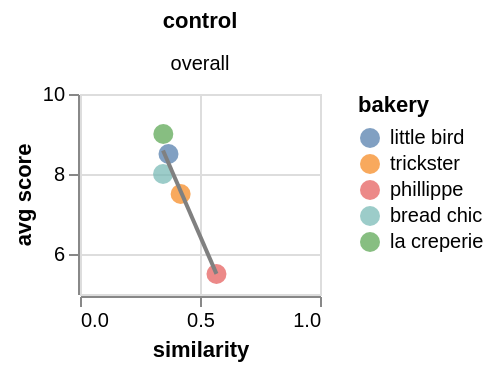

Notebook cell for this chart:
### Code cell
person = "avg"
which = ['trickster', 'la creperie', 'bread chic', 'little bird', "phillippe"]
controls = ["overall"]

df = melted.loc[melted.bakery.isin(which) & melted['control'].isin(controls)].copy()

base = (
    alt.Chart(df)
    .mark_point(filled=True, size=100)
    .encode(
        x=alt.X('similarity').scale(domain=[0, 1]),
        y=alt.Y(person, title=f"{person} score").scale(domain=[5, 10]),
        color=alt.Color('bakery', sort=plot_order)
    )
)

regression = (
    alt.Chart(df)
    .transform_regression(
        "similarity", person, as_=["similarity", person]
    )
    .mark_line(color='grey')
    .encode(
        x='similarity',
        y=person
    )
)

(base + regression).properties(width=120, height=100).facet("control").interactive(bind_y=False)

### Figure 1 — Vega-Lite specification as saved in the notebook (floating-point values rounded to 4 significant figures)
{"config": {"view": {"continuousWidth": 300, "continuousHeight": 300}}, "data": {"name": "data-02dca72b3f2bd12a802e113f9021f001"}, "facet": {"field": "control", "type": "nominal"}, "spec": {"layer": [{"mark": {"type": "point", "filled": true, "size": 100}, "encoding": {"color": {"field": "bakery", "sort": ["bread", "lamar - regular", "lamar - cake", "king soopers", "little bird", "trickster", "phillippe", "bread chic", "la creperie"], "type": "nominal"}, "x": {"field": "similarity", "scale": {"domain": [0, 1]}, "type": "quantitative"}, "y": {"field": "avg", "scale": {"domain": [5, 10]}, "title": "avg score", "type": "quantitative"}}, "name": "view_161e2ffe34bc3a31_0"}, {"mark": {"type": "line", "color": "grey"}, "encoding": {"x": {"field": "similarity", "type": "quantitative"}, "y": {"field": "avg", "type": "quantitative"}}, "transform": [{"on": "similarity", "regression": "avg", "as": ["similarity", "avg"]}]}], "height": 100, "width": 120}, "params": [{"name": "param_db82be42624d4632", "select": {"type": "interval", "encodings": ["x"]}, "bind": "scales", "views": ["view_161e2ffe34bc3a31_0"]}], "$schema": "https://vega.github.io/schema/vega-lite/v6.4.1.json", "datasets": {"data-02dca72b3f2bd12a802e113f9021f001": [{"bakery": "bread chic", "jordan": 8.0, "kendra": 8.0, "avg": 8.0, "control": "overall", "similarity": 0.346}, {"bakery": "la creperie", "jordan": 9.0, "kendra": 9.0, "avg": 9.0, "control": "overall", "similarity": 0.3472}, {"bakery": "little bird", "jordan": 8.0, "kendra": 9.0, "avg": 8.5, "control": "overall", "similarity": 0.3688}, {"bakery": "phillippe", "jordan": 6.0, "kendra": 5.0, "avg": 5.5, "control": "overall", "similarity": 0.5686}, {"bakery": "trickster", "jordan": 8.0, "kendra": 7.0, "avg": 7.5, "control": "overall", "similarity": 0.4194}]}}
